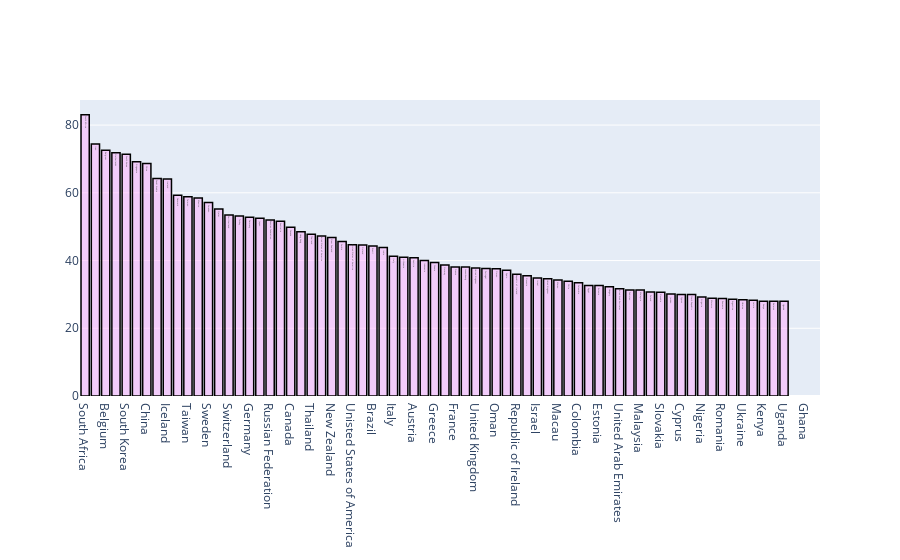

Notebook code for this chart:
### Code cell
import numpy as np

grouped = dfValue.groupby('country')
y=grouped['income'].agg(np.mean).sort_values(ascending=False)
print (y)
print ("______")
print (y.index.get_level_values(0).tolist())
print ("______")

trace = go.Bar(
                x = y.index.get_level_values(0).tolist(),
                y = y,
                name = "Le score universitaire pour le transfert de connaissances par pays",
                marker = dict(color = 'rgba(255, 174, 255, 0.5)',
                             line = dict(color ='rgb(0,0,0)',width =1.5)),
                text = y.index.get_level_values(0).tolist())

layout = go.Layout(barmode = "group")
fig = go.Figure(data = trace, layout = layout)

iplot(fig)

### Figure 1 — Plotly figure (JSON) as saved in the notebook; plotly's stock layout.template omitted (floating-point values rounded to 4 significant figures)
{"data": [{"marker": {"color": "rgba(255, 174, 255, 0.5)", "line": {"color": "rgb(0,0,0)", "width": 1.5}}, "name": "Le score universitaire pour le transfert de connaissances par pays", "text": ["South Africa", "Iran", "Belgium", "Netherlands", "South Korea", "Singapore", "China", "Saudi Arabia", "Iceland", "Denmark", "Taiwan", "Mexico", "Sweden", "Qatar", "Switzerland", "Turkey", "Germany", "Japan", "Russian Federation", "Australia", "Canada", "Hong Kong", "Thailand", "United States of America", "New Zealand", "Serbia", "Unisted States of America", "Finland", "Brazil", "India", "Italy", "Lithuania", "Austria", "Indonesia", "Greece", "Norway", "France", "Luxembourg", "United Kingdom", "Portugal", "Oman", "Spain", "Republic of Ireland", "Slovenia", "Israel", "Unted Kingdom", "Macau", "Chile", "Colombia", "Egypt", "Estonia", "Hungary", "United Arab Emirates", "Pakistan", "Malaysia", "Poland", "Slovakia", "Jordan", "Cyprus", "Czech Republic", "Nigeria", "Morocco", "Romania", "Argentina", "Ukraine", "Latvia", "Kenya", "Belarus", "Uganda", "Bangladesh", "Ghana", "Lebanon"], "type": "bar", "x": ["South Africa", "Iran", "Belgium", "Netherlands", "South Korea", "Singapore", "China", "Saudi Arabia", "Iceland", "Denmark", "Taiwan", "Mexico", "Sweden", "Qatar", "Switzerland", "Turkey", "Germany", "Japan", "Russian Federation", "Australia", "Canada", "Hong Kong", "Thailand", "United States of America", "New Zealand", "Serbia", "Unisted States of America", "Finland", "Brazil", "India", "Italy", "Lithuania", "Austria", "Indonesia", "Greece", "Norway", "France", "Luxembourg", "United Kingdom", "Portugal", "Oman", "Spain", "Republic of Ireland", "Slovenia", "Israel", "Unted Kingdom", "Macau", "Chile", "Colombia", "Egypt", "Estonia", "Hungary", "United Arab Emirates", "Pakistan", "Malaysia", "Poland", "Slovakia", "Jordan", "Cyprus", "Czech Republic", "Nigeria", "Morocco", "Romania", "Argentina", "Ukraine", "Latvia", "Kenya", "Belarus", "Uganda", "Bangladesh", "Ghana", "Lebanon"], "y": [83.04, 74.44, 72.54, 71.84, 71.36, 69.16, 68.66, 64.25, 64.06, 59.28, 58.86, 58.5, 57.12, 55.2, 53.46, 53.12, 52.81, 52.49, 51.94, 51.6, 49.83, 48.51, 47.75, 47.24, 46.82, 45.6, 44.7, 44.58, 44.3, 43.82, 41.27, 41, 40.83, 40, 39.44, 38.68, 38.13, 38.1, 37.77, 37.64, 37.6, 37.17, 35.94, 35.5, 34.84, 34.6, 34.25, 33.9, 33.42, 32.62, 32.6, 32.26, 31.7, 31.3, 31.28, 30.68, 30.6, 30.1, 30, 29.98, 29.2, 28.9, 28.77, 28.6, 28.4, 28.3, 28, 28, 28, null, null, null]}], "layout": {"barmode": "group"}}
